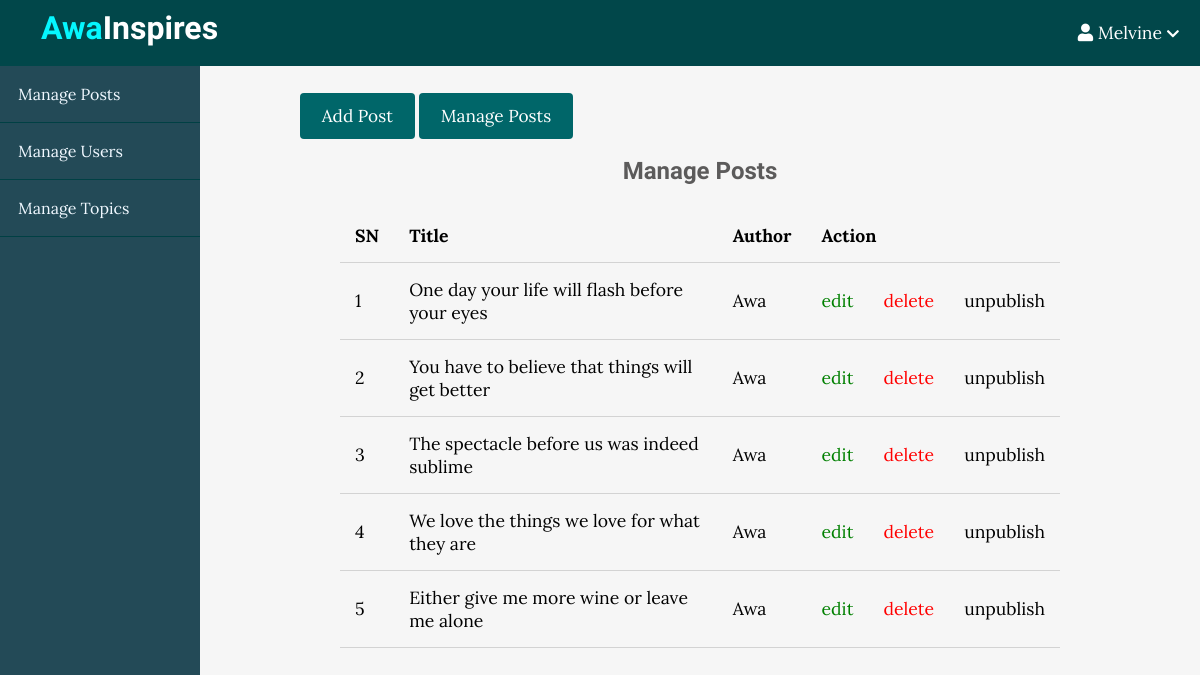
Screenshot of /admin/posts/index.php (signed in) with the database file from the repository.
### tables this page shows
CREATE TABLE `posts` (
  `id` int(11) NOT NULL,
  `user_id` int(11) NOT NULL,
  `topic_id` int(11) DEFAULT NULL,
  `title` varchar(255) NOT NULL,
  `image` varchar(255) NOT NULL,
  `body` text NOT NULL,
  `published` tinyint(4) NOT NULL,
  `created_at` datetime NOT NULL DEFAULT current_timestamp()
);

### app/database/db.php (called while the page is built, shortened)
<?php
require('connect.php');
function selectAll($table, $conditions = [])
{
    global $conn;
    $sql = "SELECT * FROM $table";
    if (empty($conditions)) {
        $stmt = $conn->prepare($sql);
        $stmt->execute();
        $records = $stmt->get_result()->fetch_all(MYSQLI_ASSOC);
        return $records;
    }
}

### app/controllers/posts.php (called while the page is built, shortened)
<?php
include(ROOT_PATH . "/app/database/db.php");
$table = 'posts';
$posts = selectAll($table);

### admin/posts/index.php (the view, shortened to what this page needs)
<?php include(ROOT_PATH . "/app/controllers/posts.php");
?>
<!DOCTYPE html>
<html lang="en">
    <head>
        <link rel="stylesheet"
            href="https://use.fontawesome.com/releases/v5.7.2/css/all.css"
>
        <link rel="stylesheet" href="../../assets/css/style.css">
        <link rel="stylesheet" href="../../assets/css/admin.css">
    </head>
    <body>
    <?php include(ROOT_PATH . "/app/includes/adminHeader.php"); ?>
        <div class="admin-wrapper">
        <?php include(ROOT_PATH . "/app/includes/adminSidebar.php"); ?>
            <div class="admin-content">
                <div class="button-group">
                    <a href="create.php" class="btn btn-big">Add Post</a>
                    <a href="index.php" class="btn btn-big">Manage Posts</a>
                </div>
                <div class="content">
                    <h2 class="page-title">Manage Posts</h2>
                    <table>
                        <thead>
                            <th>SN</th>
                            <th>Title</th>
                            <th>Author</th>
                            <th colspan="3">Action</th>
                        </thead>
                        <tbody>
                            <?php foreach ($posts as $key => $post): ?>
                                <tr>
                                    <td><?php echo $key + 1; ?></td>
                                    <td><?php echo $post['title'] ?></td>
                                    <td>Awa</td>
                                    <td><a href="edit.php?id=<?php echo $post['id']; ?>" class="edit">edit</a></td>
                                    <td><a href="edit.php?delete_id=<?php echo $post['id']; ?>" class="delete">delete</a></td>
                                    <?php if ($post['published']): ?>
                                        <td><a href="edit.php?published=0&p_id=<?php echo $post['id'] ?>" class="unpublish">unpublish</a></td>
                                    <?php else: ?>
                                        <td><a href="edit.php?published=1&p_id=<?php echo $post['id'] ?>" class="publish">publish</a></td>
                                    <?php endif; ?>
                                </tr>
                            <?php endforeach; ?>
                        </tbody>
                    </table>
                </div>
            </div>
        </div>
    </body>
</html>

### assets/css/style.css (style rules this page uses)
* { box-sizing: border-box; }
html, body { height: 100%; padding: 0px; margin: 0px; background: #f6f6f6; font-family: "Lora", serif; }
h1, h2, h3, h4, h5, h6 { font-family: "Candal", serif; color: #5c5b5b; margin: 5px; }
a { text-decoration: none; color: inherit; }
.btn { padding: 0.5rem 1rem; background: #006669; color: white; border: 1px solid transparent; border-radius: 0.25rem; font-size: 1.08em; font-family: "Lora", serif; }
.btn-big { padding: 0.7rem 1.3rem; line-height: 1.3rem; }
.content { width: 90%; margin: 30px auto 30px; }

### assets/css/admin.css (style rules this page uses)
.admin-wrapper { display: flex; height: calc(100% - 66px); }
.admin-wrapper .admin-content { flex: 8; height: 100%; padding: 40px 100px 100px; overflow-y: scroll; }
.admin-content .page-title { text-align: center; margin-bottom: 1.5rem; }
table { width: 100%; border-collapse: collapse; font-size: 1.1rem; }
th, td { padding: 15px; text-align: left; border-bottom: 1px solid #d3d3d3; }
.edit { color: green; }
.delete { color: red; }

### rows the page displays
posts: title "One day your life will flash before your eyes"
posts: title "You have to believe that things will get better"
posts: title "The spectacle before us was indeed sublime"
posts: title "We love the things we love for what they are"
posts: title "Either give me more wine or leave me alone"

### other values shown
$_SESSION['username'] "Melvine"
